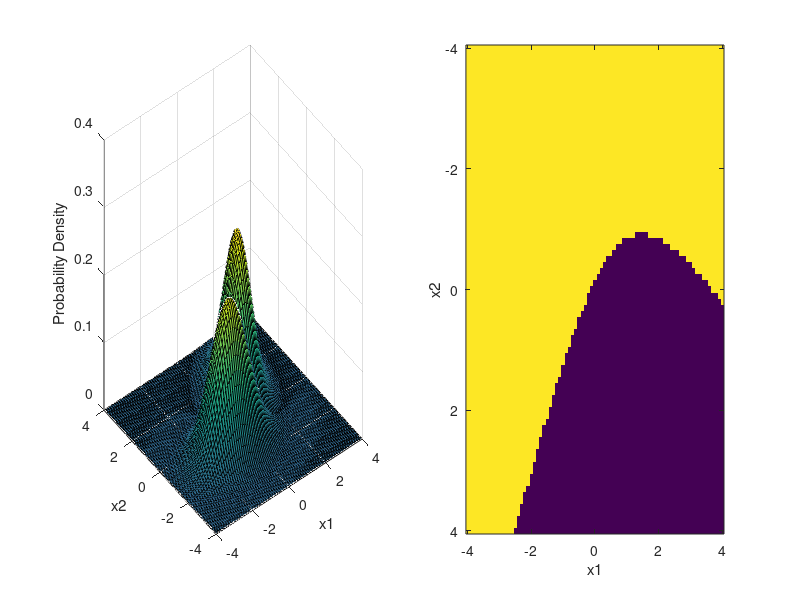

MATLAB code for this plot:
% CSCI 5521 Introduction to Machine Learning
% By Chunni Zhao
% Demonstration of Classification by 2-D Gaussians 

mu1 = [-1 -1];
mu2 = [1 1];

% Equal diagnoal covariance matrix
% Sigma1 = [1 0; 0 1];
% Sigma2 = [1 0; 0 1];

% Diagnoal covariance matrix
% Sigma1 = [1 0; 0 0.5];
% Sigma2 = [1 0; 0 0.5];

% Shared covariance matrix
% Sigma1 = [1 0.3; 0.3 0.5];
% Sigma2 = [1 0.3; 0.3 0.5];

% covariance matrix
 Sigma1 = [1 0.1; 0.1 0.5];
 Sigma2 = [0.5 0.3; 0.3 1];

x1 = -4:.1:4; x2 = -4:.1:4;
[X1,X2] = meshgrid(x1,x2);
%pdf1
F = mvnpdf([X1(:) X2(:)],mu1,Sigma1);
F = reshape(F,length(x2),length(x1));
subplot(1,2,1);
surf(x1,x2,F); hold on;

%pdf2
F = mvnpdf([X1(:) X2(:)],mu2,Sigma2);
F = reshape(F,length(x2),length(x1));
surf(x1,x2,F);
caxis([min(F(:))-.5*range(F(:)),max(F(:))]);
axis([-4 4 -4 4 0 .4])
xlabel('x1'); ylabel('x2'); zlabel('Probability Density');

%decosopm boundary
F1 = mvnpdf([X1(:) X2(:)],mu1,Sigma1);
F1 = reshape(F1,length(x2),length(x1));
F2 = mvnpdf([X1(:) X2(:)],mu2,Sigma2);
F2 = reshape(F2,length(x2),length(x1));

cmp = F1 > F2;
subplot(1,2,2);
imagesc(X1(:),X2(:),cmp);

xlabel('x1'); ylabel('x2');
